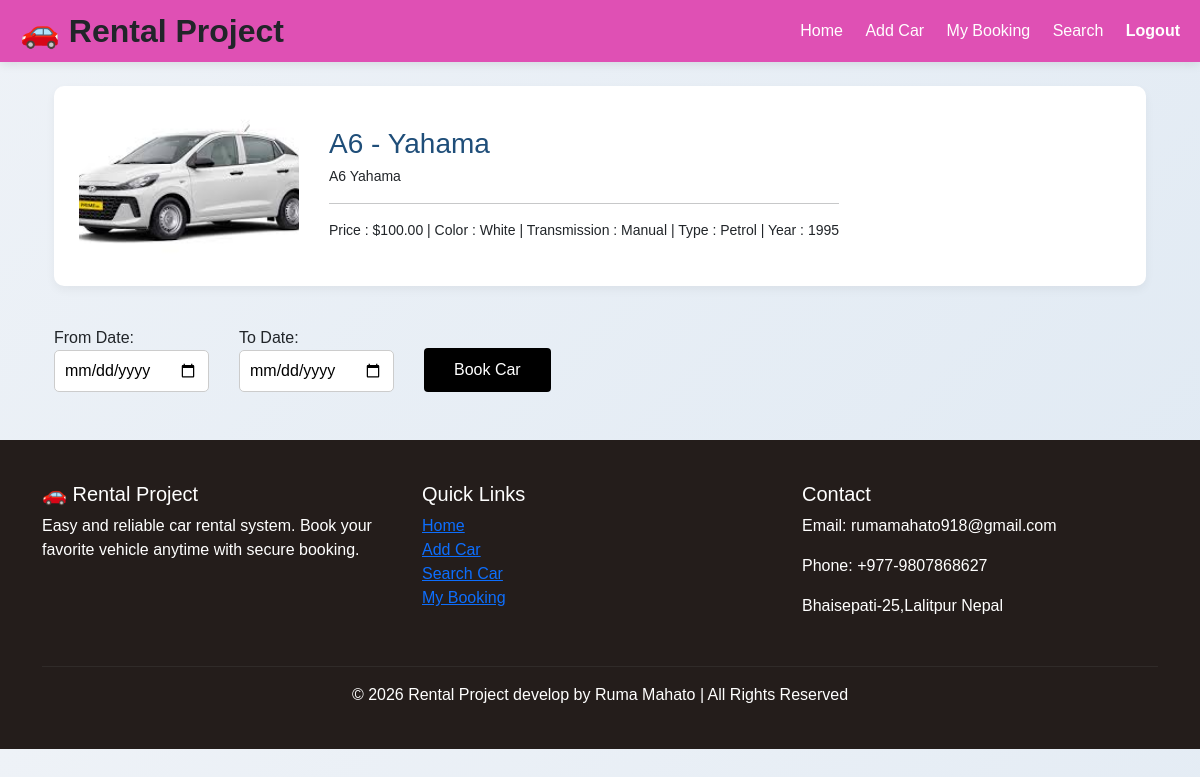
The app's page /car/4/book/ (signed in) with its own data.
### rentalapp/models.py (models this page shows, shortened)
class Car(models.Model):
    TRANSMISSION_CHOICES = [
        ("Manual", "Manual"),
        ("Automatic", "Automatic"),
    ]
    TYPE_CHOICES = [
        ("Petrol", "Petrol"),
        ("Diesel", "Diesel"),
        ("Hybrid", "Hybrid"),
        ("Electric", "Electric"),
    ]
    brand = models.CharField(max_length=100)
    name = models.CharField(max_length=100)
    image = models.ImageField(upload_to="cars/")
    color = models.CharField(max_length=50)
    model_year = models.IntegerField()
    transmission = models.CharField(max_length=20, choices=TRANSMISSION_CHOICES)
    car_type = models.CharField(max_length=20, choices=TYPE_CHOICES)
    price = models.DecimalField(max_digits=8, decimal_places=2)
    description = models.TextField(blank=True)
    created_at = models.DateTimeField(auto_now_add=True)

### rentalapp/views.py (the view, shortened to what this page needs)
# urls.py: path("car/<int:id>/book/", views.book_car, name="book_car"),
@login_required
def book_car(request, id):
    car = get_object_or_404(Car, id=id)
    return render(request, "rentalapp/my_booking.html", {"car": car})

### rentalapp/templates/rentalapp/my_booking.html (shortened to what this page needs)
{% extends "base.html" %}
{% block content %}
<div class="container mt-4">
    <div class="booking-card">
        <img src="{{ car.image.url }}" alt="{{ car.name }}">
        <div class="car-info">
            <h3>{{ car.brand }} - {{ car.name }}</h3>
            <p>{{ car.brand }} {{ car.name }}</p>
            <hr>
            <p>
                Price : ${{ car.price }} |
                Color : {{ car.color }} |
                Transmission : {{ car.transmission }} |
                Type : {{ car.car_type }} |
                Year : {{ car.model_year }}
            </p>
        </div>
    </div>
    <form method="POST" class="booking-form">
        <div>
            <label>From Date:</label><br>
            <input type="date" name="start_date" required>
        </div>
        <div>
            <label>To Date:</label><br>
            <input type="date" name="end_date" required>
        </div>
        <div style="margin-top:22px;">
            <button type="submit" class="book-btn">Book Car</button>
        </div>
    </form>
</div>
{% endblock %}

### rentalapp/templates/base.html (style rules this page uses)
body { font-family: Arial, sans-serif; background: linear-gradient(135deg, #eef2f7, #dfe9f3); margin: 0; padding: 0; }

### rentalapp/templates/rentalapp/my_booking.html (style rules this page uses)
body { background-color: #f4f6f9; }
.booking-card { background: white; padding: 25px; border-radius: 10px; box-shadow: 0 4px 10px rgba(0,0,0,0.05); display: flex; gap: 30px; align-items: center; }
.booking-card img { width: 220px; height: 150px; object-fit: cover; border-radius: 8px; }
.car-info h3 { margin: 0; color: #1f4e79; }
.car-info p { margin: 5px 0; font-size: 14px; }
.booking-form { margin-top: 40px; display: flex; gap: 30px; align-items: center; }
.booking-form input { padding: 8px 10px; border-radius: 5px; border: 1px solid #ccc; }
.book-btn { background: black; color: white; padding: 10px 30px; border: none; cursor: pointer; border-radius: 4px; }

### records on screen
Car: image (picture), brand "A6", name "Yahama", price "100.00", color "White", transmission "Manual", car_type "Petrol", model_year "1995"
